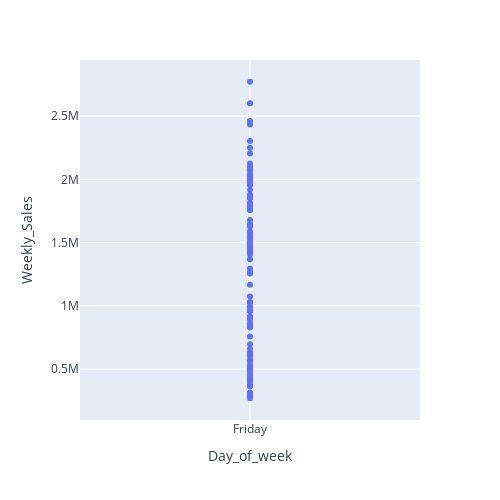

Write notebook code for a chart like this one.
### Code cell
fig = px.scatter(df, x='Day_of_week', y='Weekly_Sales', width=500, height=500)
fig.show()

### Figure 1 — Plotly figure (JSON) as saved in the notebook; plotly's stock layout.template omitted (floating-point values rounded to 4 significant figures; data arrays with more than 128 entries replaced by an {"elided": "..."} marker saying what was removed)
{"data": [{"hovertemplate": "Day_of_week=%{x}<br>Weekly_Sales=%{y}<extra></extra>", "legendgroup": "", "marker": {"color": "#636efa", "symbol": "circle"}, "mode": "markers", "name": "", "orientation": "v", "showlegend": false, "type": "scatter", "x": {"elided": "150 str values"}, "xaxis": "x", "y": {"elided": "150 float values"}, "yaxis": "y"}], "layout": {"height": 500, "legend": {"tracegroupgap": 0}, "margin": {"t": 60}, "width": 500, "xaxis": {"anchor": "y", "domain": [0, 1], "title": {"text": "Day_of_week"}}, "yaxis": {"anchor": "x", "domain": [0, 1], "title": {"text": "Weekly_Sales"}}}}
